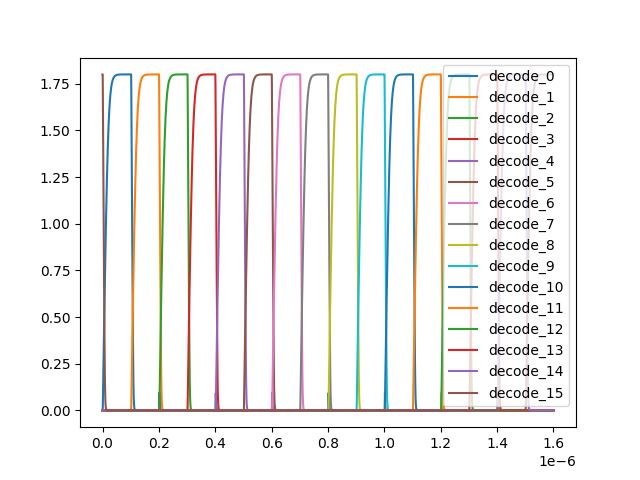

Generate this figure with Python:
import numpy as np
import matplotlib.pyplot as plt
from collections import defaultdict

saved = [
    "decode_0",
    "decode_1",
    "decode_2",
    "decode_3",
    "decode_4",
    "decode_5",
    "decode_6",
    "decode_7",
    "decode_8",
    "decode_9",
    "decode_10",
    "decode_11",
    "decode_12",
    "decode_13",
    "decode_14",
    "decode_15",
    "addr_0",
    "addr_1",
    "addr_2",
    "addr_3",
    "addr_b_0",
    "addr_b_1",
    "addr_b_2",
    "addr_b_3",
]


def read_data(f):
    data = defaultdict(lambda: [])
    for line in f.readlines():
        values = line.split()
        ctr = 0
        for key in saved:
            if ctr == 0:
                data["time"].append(float(values[ctr]))
            ctr += 1
            data[key].append(float(values[ctr]))
            ctr += 1
    return {k: np.array(v) for k, v in data.items()}


def read_test_data():
    with open("./decoder_16.dat") as f:
        return read_data(f)


def plot_data(data):
    plt.figure()
    for i in range(16):
        plt.plot(data["time"], data[f"decode_{i}"])
    plt.legend([f"decode_{i}" for i in range(16)])
    plt.savefig("decoder_16.png")


if __name__ == "__main__":
    data = read_test_data()
    plot_data(data)
